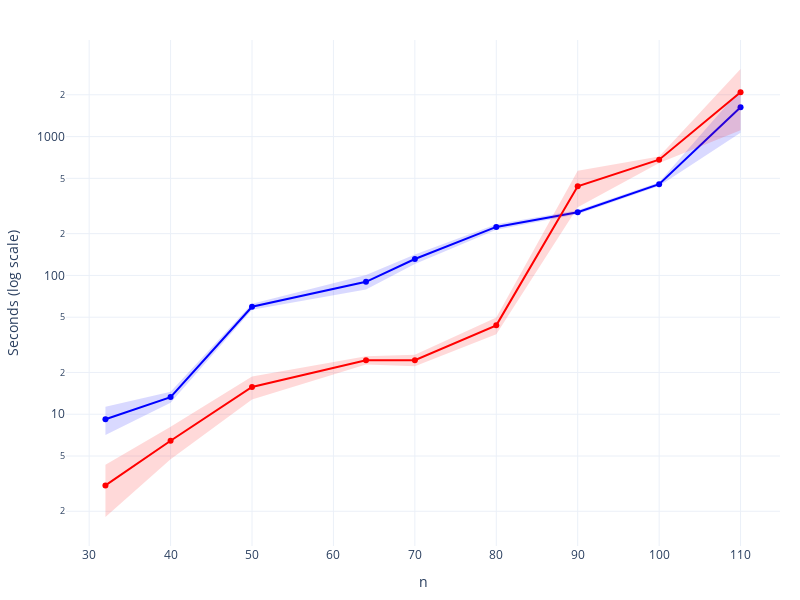

Here is the notebook cell this chart was saved with:
### Code cell
fig = go.Figure()

df_summary_sub = df_summary_sub.dropna(subset=['mean_dual', 'mean_salsa', 'std_dual', 'std_salsa'])

# Plot mean_dual with std as a filled area
fig.add_trace(go.Scatter(
    x=df_summary_sub['n'],
    y=df_summary_sub['mean_dual'],
    mode='lines+markers',
    name='dual',
    line=dict(color='blue')
))

fig.add_trace(go.Scatter(
    x=pd.concat([df_summary_sub['n'], df_summary_sub['n'].iloc[::-1]], axis=0),
    y=pd.concat([
        df_summary_sub['mean_dual'] + df_summary_sub['std_dual'],
        (df_summary_sub['mean_dual'] - df_summary_sub['std_dual']).iloc[::-1]
    ], axis=0),
    fill='toself',
    fillcolor='rgba(0, 0, 255, 0.15)',
    line=dict(color='rgba(255,255,255,0)'),
    hoverinfo="skip",
    showlegend=False
))

# Plot mean_salsa with std as a filled area
fig.add_trace(go.Scatter(
    x=df_summary_sub['n'],
    y=df_summary_sub['mean_salsa'],
    mode='lines+markers',
    name='salsa',
    line=dict(color='red')
))

fig.add_trace(go.Scatter(
    x=pd.concat([df_summary_sub['n'], df_summary_sub['n'].iloc[::-1]], axis=0),
    y=pd.concat([
        df_summary_sub['mean_salsa'] + df_summary_sub['std_salsa'],
        (df_summary_sub['mean_salsa'] - df_summary_sub['std_salsa']).iloc[::-1]
    ], axis=0),
    fill='toself',
    fillcolor='rgba(255, 0, 0, 0.15)',
    line=dict(color='rgba(255,255,255,0)'),
    hoverinfo="skip",
    showlegend=False
))

fig.update_layout(
    xaxis_title='n',
    yaxis_title='Seconds (log scale)',
    #legend_title='Lattice Embedding',
    showlegend=False,
    width=800,
    height=600,
    template='plotly_white',
    autosize=True,
    margin=dict(l=40, r=20, t=40, b=40),
    yaxis_type='log'
)

fig.show()

### Figure 1 — Plotly figure (JSON) as saved in the notebook; plotly's stock layout.template omitted (floating-point values rounded to 4 significant figures)
{"data": [{"line": {"color": "blue"}, "mode": "lines+markers", "name": "dual", "type": "scatter", "x": [32, 40, 50, 64, 70, 80, 90, 100, 110], "y": [9.21, 13.29, 59.44, 89.94, 131.2, 223.5, 285.4, 454.2, 1629.0]}, {"fill": "toself", "fillcolor": "rgba(0, 0, 255, 0.15)", "hoverinfo": "skip", "line": {"color": "rgba(255,255,255,0)"}, "showlegend": false, "type": "scatter", "x": [32, 40, 50, 64, 70, 80, 90, 100, 110, 110, 100, 90, 80, 70, 64, 50, 40, 32], "y": [11.34, 14.5, 62.42, 100.6, 141.7, 233.6, 295.1, 468.3, 2192.0, 1067.0, 440.2, 275.6, 213.4, 120.7, 79.3, 56.46, 12.08, 7.08]}, {"line": {"color": "red"}, "mode": "lines+markers", "name": "salsa", "type": "scatter", "x": [32, 40, 50, 64, 70, 80, 90, 100, 110], "y": [3.07, 6.44, 15.73, 24.46, 24.48, 43.68, 438.7, 681.9, 2087.0]}, {"fill": "toself", "fillcolor": "rgba(255, 0, 0, 0.15)", "hoverinfo": "skip", "line": {"color": "rgba(255,255,255,0)"}, "showlegend": false, "type": "scatter", "x": [32, 40, 50, 64, 70, 80, 90, 100, 110, 110, 100, 90, 80, 70, 64, 50, 40, 32], "y": [4.32, 8.14, 18.68, 26.15, 26.84, 49.68, 567.5, 717.9, 3065.0, 1109.0, 646.0, 310.0, 37.68, 22.12, 22.77, 12.78, 4.74, 1.82]}], "layout": {"autosize": true, "height": 600, "margin": {"b": 40, "l": 40, "r": 20, "t": 40}, "showlegend": false, "width": 800, "xaxis": {"title": {"text": "n"}}, "yaxis": {"title": {"text": "Seconds (log scale)"}, "type": "log"}}}
